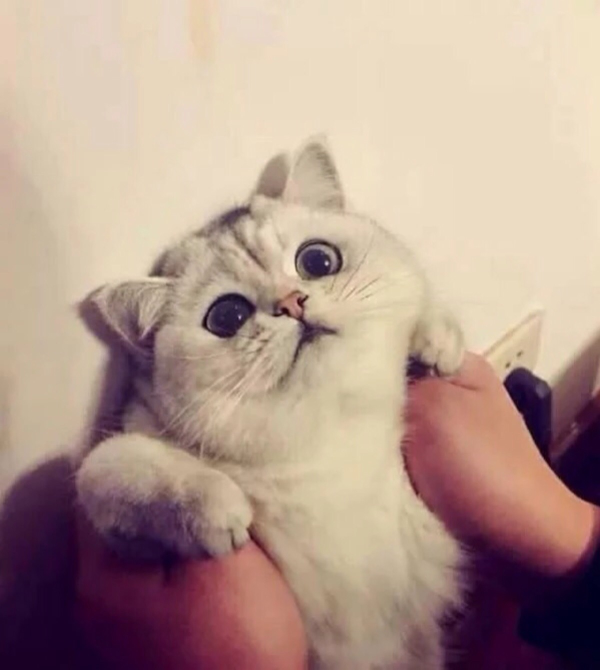
#> input picture day04_数字图像基础/test1.png, 1200 x 1340 px (shown at 1/2 size)
$ python '02Pillow图像处理库.py'
#> lines starting #> are read from the running program, lines starting #| are printed output that depends on the picture
# Pillow图像处理库
# matplotlib.image :仅支持导入PNG格式的图像，且功能有限
# PIL(Python Imaging Library)：
# 功能丰富，简单易用
# 仅支持Python2.x版本, 且已经停止更新
# Pillow：
# 在PIL的基础上发展而成
# 支持Python 3

# 导入matplotlib.pyplot模块
import matplotlib.pyplot as plt
# 导入PIL.image模块
from PIL import Image
# 导入Numpy
import numpy as np
# /Users/a1/Documents/Projects/Python/day04_数字图像基础/test1.png
# 打开图像，返回image对象
img = Image.open("test1.png")
#> img is the input picture: PIL image 1200x1340 RGB; mean R, G, B 179.4, 153.9, 142
# 保存图像 图像对象.save("保存后的格式")
img.save("test1.tiff")
# 设置图像尺寸
plt.figure(figsize=(5, 5))
# 显示图像： plt.imshow(image对象/Numpy数组)
plt.imshow(img)
plt.title("test1.png")
# 显示绘图
plt.show()

# 设置图像属性
# 图像对象.format 设置图像格式
# 图像对象.size  设置图像尺寸
# 图像对象.mode  设置色彩模式

print("img格式:", img.format)
#| img格式: JPEG
print("img尺寸：", img.size)
#| img尺寸： (1200, 1340)
print("img色彩模式：", img.mode)
#| img色彩模式： RGB

# 转化图像色彩模式
img_gray = img.convert("L")
print("mode=", img_gray)
#| mode= <PIL.Image.Image image mode=L size=1200x1340 at 0x7F0D49EAAE50>

# 绘制图像尺寸
plt.figure(figsize=(5, 5))
# 将img_gray显示到plt中
plt.imshow(img_gray)
# 显示plt
plt.show()

# 颜色通道的分离和合并
# 分离：图像对象.split()
# 合并：Image.merge(色彩模式,图像列表)
# 将img分离成R，G，B三种颜色通道
img_r, img_g, img_b = img.split()
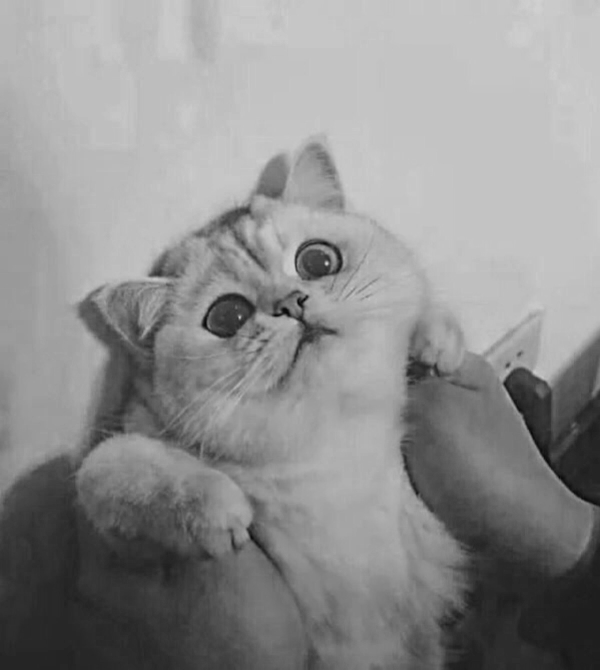
#> img_b: PIL image 1200x1340 L (shown at 1/2 size); min 3, max 223, mean 142
# 绘制plt图像大小
plt.figure(figsize=(10,10))

# 绘制子图
plt.subplot(2, 2, 1)
# axis	获取或设置一些轴属性的便捷方法。
plt.axis("off")
# 将img_r显示在plt中
plt.imshow(img_r)  #cmap="gray":用灰度图表示颜色的亮度
# 设置该子图的标题
plt.title("R", fontsize=20)

plt.subplot(2, 2, 2)
# axis	获取或设置一些轴属性的便捷方法。
plt.axis("off")
# 将img_g显示在plt中
plt.imshow(img_g)  #cmap="gray":用灰度图表示颜色的亮度
# 设置该子图的标题
plt.title("G", fontsize=20)

plt.subplot(2, 2, 3)
# axis	获取或设置一些轴属性的便捷方法。
plt.axis("off")
# 将img_b显示在plt中
plt.imshow(img_b)  #cmap="gray":用灰度图表示颜色的亮度
# 设置该子图的标题
plt.title("B", fontsize=20)
# 显示 Plt
# plt.show()
# 将rgb合并
img_rgb = Image.merge("RGB", [img_r, img_g, img_b])
# 设置子图4
plt.subplot(2, 2, 4)
plt.axis("off")
plt.imshow(img_rgb)
plt.title("RGB", fontsize=20)
plt.show()

# 转化为数组
# np.array(图像对象)
# 将灰度图像转化为数组
arr_img_gray = np.array(img_gray)
print("shape:", arr_img_gray.shape)
#| shape: (1340, 1200)
print("arr_img_gray:", arr_img_gray)
#> (printed output is left out)

# 将彩色图像转化为数组
arr_img = np.array(img)
print("img_shape:", arr_img.shape)
#| img_shape: (1340, 1200, 3)
print("arr_img", arr_img)
#> (printed output is left out)

# 如何取相反的颜色
# 255 -  灰度数组
arr_img_new = 255 - arr_img_gray
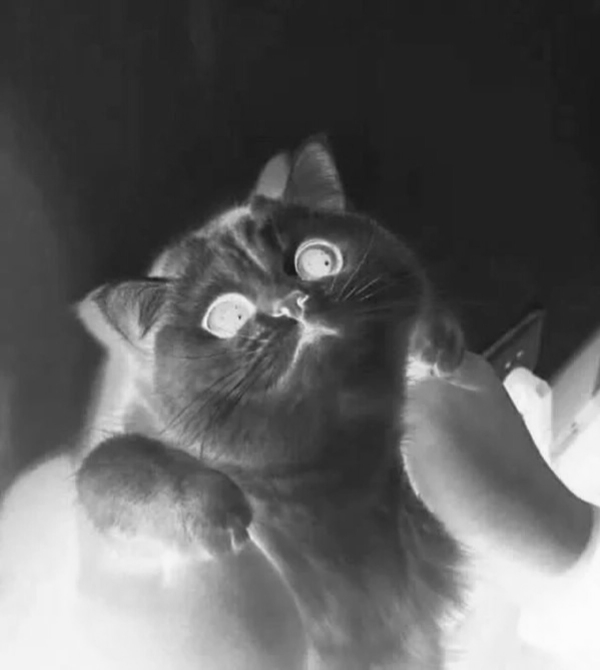
#> arr_img_new: shape (1340, 1200) (shown at 1/2 size); min 16, max 252, mean 94.8
# 用plt绘制子图像
plt.figure(figsize=(10, 5))
plt.subplot(1, 2, 1)
plt.imshow(arr_img_gray, cmap="gray")

plt.subplot(122)
plt.imshow(arr_img_new, cmap="gray")
plt.show()

# 对图像进行缩放、旋转、镜像
# 缩放图像 ： 图像对象.resize((width,height))
# 绘制plt大小
plt.figure(figsize=(5, 5))
#
img_small = img.resize((64, 64))
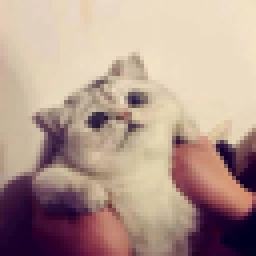
#> img_small: PIL image 64x64 RGB (shown 4 times larger); mean R, G, B 179.4, 153.9, 142
plt.imshow(img_small)
plt.show()
img_small.save("image_resize.jpg")
# resize()方法不对原图进行修改，
# thumbnail()方法是原地操作，直接对image对象本身进行缩放。
# 图像对象.thumbnail((width, height)) 返回值是None


# 设置中文字体
plt.rcParams['font.sans-serif'] = "Arial Unicode MS"

# 旋转、镜像
# 图像对象.transpose(旋转方式)
# 设置plt大小
plt.figure(figsize=(10, 10))

# 设置子图1
plt.subplot(221)
plt.imshow(img)
plt.title("原图", fontsize=20)

plt.subplot(222)
# 将img对象的图片左右翻转
img_flr = img.transpose(Image.FLIP_LEFT_RIGHT)
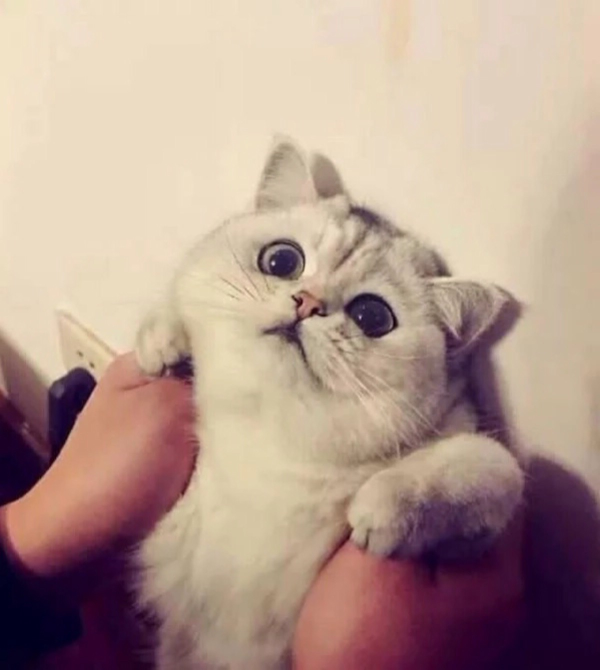
#> img_flr: PIL image 1200x1340 RGB (shown at 1/2 size); mean R, G, B 179.4, 153.9, 142
plt.imshow(img_flr)
plt.title("左右翻转", fontsize=20)

plt.subplot(223)
# 将图片逆时针翻转270度
img_r270 = img.transpose(Image.ROTATE_270)
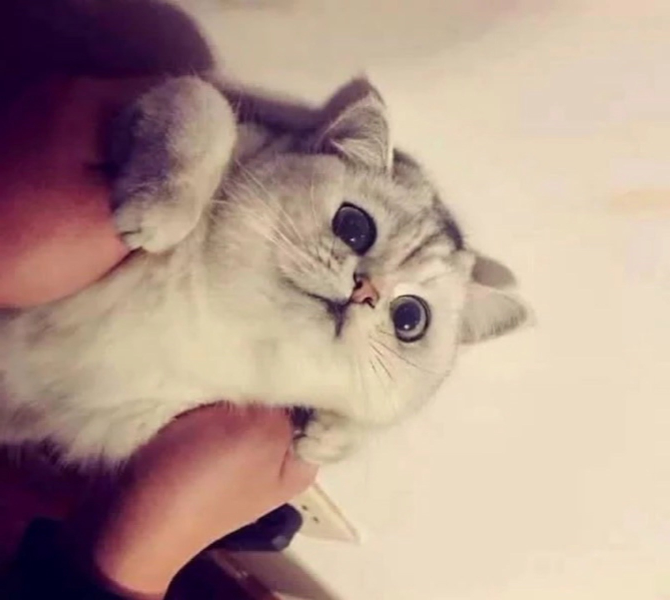
#> img_r270: PIL image 1340x1200 RGB (shown at 1/2 size); mean R, G, B 179.4, 153.9, 142
plt.imshow(img_r270)
plt.title("逆时针旋转270", fontsize=20)

plt.subplot(224)
# 将图片转置
img_tp = img.transpose(Image.TRANSPOSE)
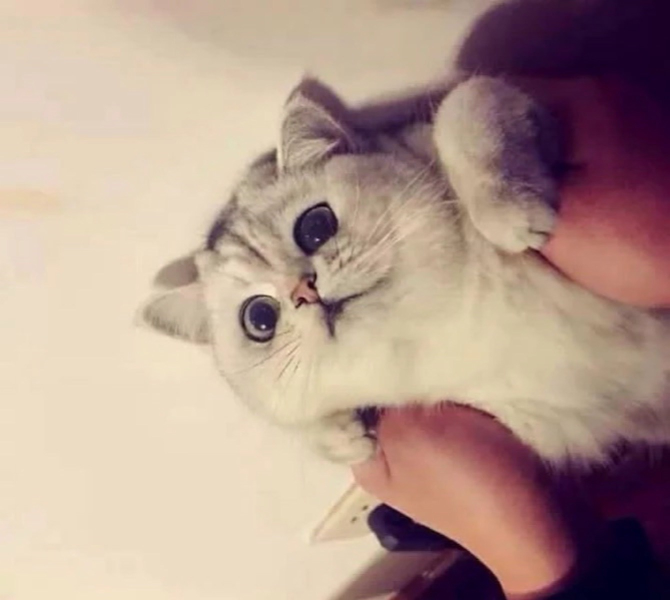
#> img_tp: PIL image 1340x1200 RGB (shown at 1/2 size); mean R, G, B 179.4, 153.9, 142
plt.imshow(img_tp)
plt.title("转置", fontsize=20)

plt.show()

# 图像剪裁：在图像上指定的位置裁剪出一个矩形区域
# 图像对象.crop(x0,y0,x1,y1) x0,y0: 左上角  x1,y1: 右下角
# 返回值：图像对象
# 设置绘图大小
plt.figure(figsize=(10, 5))

plt.subplot(121)
plt.imshow(img)
# 图像剪裁
plt.subplot(122)
img_region = img.crop((200, 100, 800, 800))
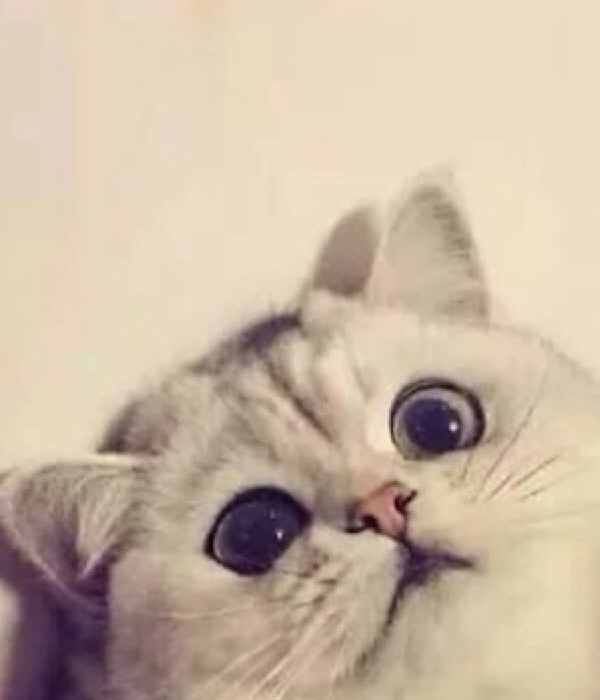
#> img_region: PIL image 600x700 RGB; mean R, G, B 202, 183.6, 163.3
plt.imshow(img_region)

plt.show()
